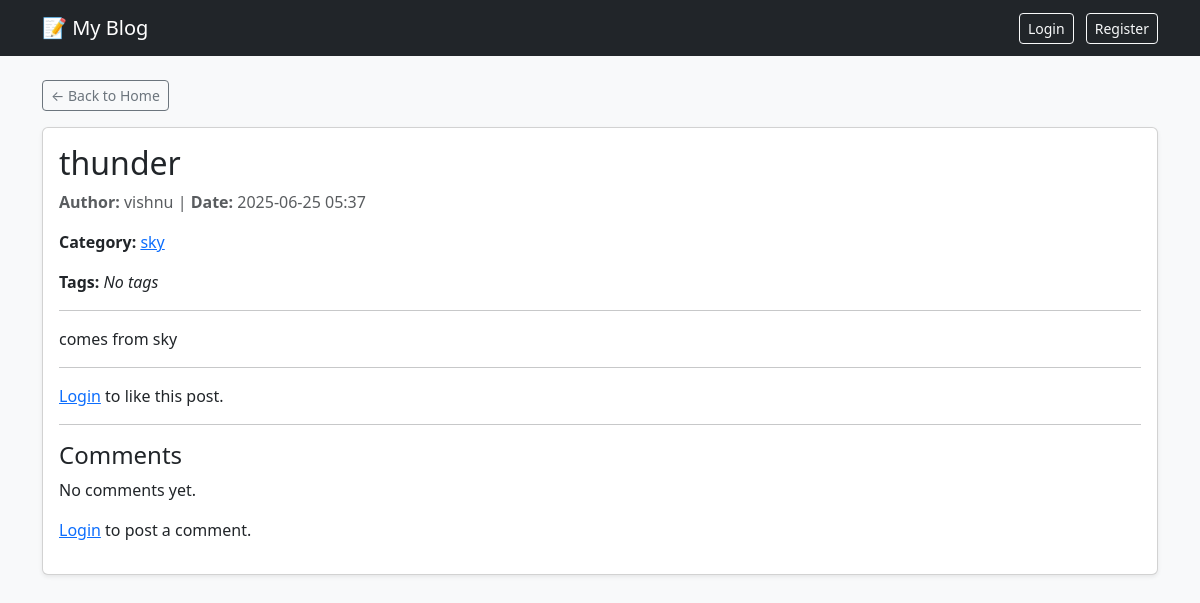
Screenshot of /post/9/ with the database file from the repository.
### blog/models.py (models this page shows, shortened)
class BlogPost(models.Model):
    title = models.CharField(max_length=200)
    content = models.TextField()
    author = models.ForeignKey(User, on_delete=models.CASCADE)
    image = models.ImageField(upload_to='post_images/', blank=True, null=True)
    category = models.ForeignKey(Category, on_delete=models.SET_NULL, null=True, blank=True)
    tags = models.ManyToManyField(Tag, blank=True)
    likes = models.ManyToManyField(User, related_name='liked_posts', blank=True)
    created_at = models.DateTimeField(auto_now_add=True)

class Category(models.Model):
    name = models.CharField(max_length=50, unique=True)

### blog/views.py (the view)
# urls.py: path('post/<int:post_id>/', views.post_detail, name='post_detail'),
def post_detail(request, post_id):
    post = get_object_or_404(BlogPost, id=post_id)
    comments = post.comments.all().order_by('-created_at')
    if request.method == 'POST':
        form = CommentForm(request.POST)
        if form.is_valid():
            comment = form.save(commit=False)
            comment.post = post
            comment.author = request.user
            comment.save()
            if post.author.email:
                send_mail(
                    subject=f"💬 New comment on your post: {post.title}",
                    message=f"{request.user.username} commented:\n\n{comment.content}",
                    from_email=None,
                    recipient_list=[post.author.email],
                    fail_silently=True,
                )
            return redirect('post_detail', post_id=post.id)
    else:
        form = CommentForm()
    return render(request, 'blog/post_detail.html', {'post': post, 'comments': comments, 'form': form})

### blog/templates/blog/post_detail.html (shortened to what this page needs)
{% extends 'blog/base.html' %}
{% block content %}
  <a href="/" class="btn btn-sm btn-outline-secondary mb-3">← Back to Home</a>
  <div class="card shadow-sm">
    <div class="card-body">
      <h2 class="card-title">{{ post.title }}</h2>
      <p class="text-muted">
        <strong>Author:</strong> {{ post.author.username }} |
        <strong>Date:</strong> {{ post.created_at|date:"Y-m-d H:i" }}
      </p>
     <p>
  <strong>Category:</strong>
  {% if post.category %}
    <a href="{% url 'posts_by_category' post.category.name %}">{{ post.category.name }}</a>
  {% else %}
    <em>No category</em>
  {% endif %}
</p>
<p>
  <strong>Tags:</strong>
  {% if post.tags.all %}
    {% for tag in post.tags.all %}
      <a href="{% url 'posts_by_tag' tag.name %}" class="badge bg-secondary text-decoration-none">{{ tag.name }}</a>
    {% endfor %}
  {% else %}
    <em>No tags</em>
  {% endif %}
</p>
      <hr>
      <p class="card-text">{{ post.content }}</p>
      <hr>
      {% if user.is_authenticated %}
        <form method="post" action="{% url 'toggle_like' post.id %}">
          {% csrf_token %}
          {% if user in post.likes.all %}
            <button type="submit" class="btn btn-outline-danger btn-sm">❤️ Unlike</button>
          {% else %}
            <button type="submit" class="btn btn-outline-primary btn-sm">🤍 Like</button>
          {% endif %}
          <span class="ms-2">{{ post.total_likes }} like{{ post.total_likes|pluralize }}</span>
        </form>
      {% else %}
        <p><a href="{% url 'login' %}">Login</a> to like this post.</p>
      {% endif %}
      <hr>
      <h4>Comments</h4>
      {% for comment in comments %}
        <div class="border rounded p-2 mb-2">
          <strong>{{ comment.author.username }}</strong>
          <small class="text-muted">on {{ comment.created_at|date:"Y-m-d H:i" }}</small>
          <p class="mb-0">{{ comment.content }}</p>
          {% if comment.author == user %}
            <div class="mt-1">
              <a href="{% url 'edit_comment' comment.id %}" class="btn btn-sm btn-outline-primary">Edit</a>
              <a href="{% url 'delete_comment' comment.id %}" class="btn btn-sm btn-outline-danger">Delete</a>
            </div>
          {% endif %}
        </div>
      {% empty %}
        <p>No comments yet.</p>
      {% endfor %}
      {% if user.is_authenticated %}
        <hr>
        <h5>Add a Comment:</h5>
        <form method="post">
          {% csrf_token %}
          {{ form.as_p }}
          <button type="submit" class="btn btn-primary btn-sm">Post Comment</button>
        </form>
      {% else %}
        <p><a href="{% url 'login' %}">Login</a> to post a comment.</p>
      {% endif %}
    </div>
  </div>
{% endblock %}

### rows the page displays
BlogPost: title "thunder", author.username "vishnu", created_at "2025-06-25 05:37", category.name "sky", content "comes from sky"
